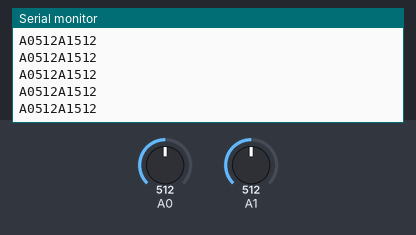
The sketch below on a simulated Arduino Uno, built with avr-gcc and run on an emulated ATmega328P. On the bench: the last lines printed to the serial monitor. Inputs (shaded band) come from the test bench; at power-on: A1 = 512, A0 = 512.

Above: at 1.2 s.
1.3 s: A1 set to 11
At 2.2 s:
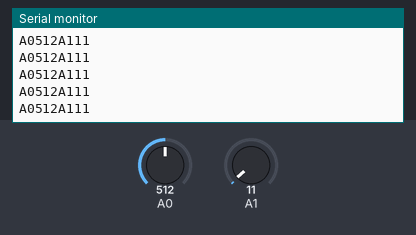
2.8 s: A1 set to 8
At 3.9 s:
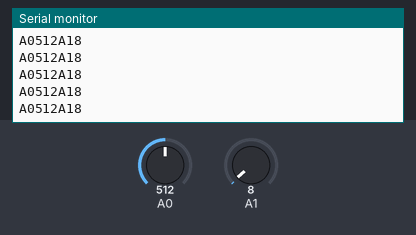
4.3 s: A0 set to 107
At 5.1 s:
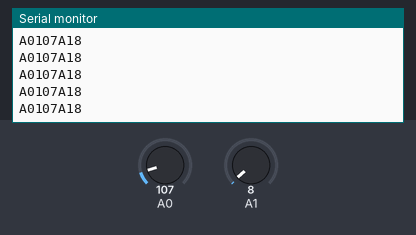
5.8 s: A0 set to 93
At 6.5 s:
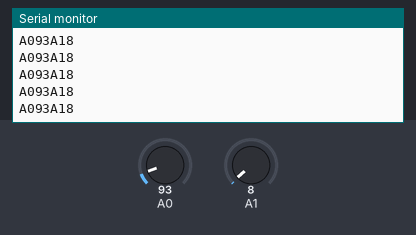
Timing chart, 0 to 8.8 s (numbered marks = the images above; inputs shaded):
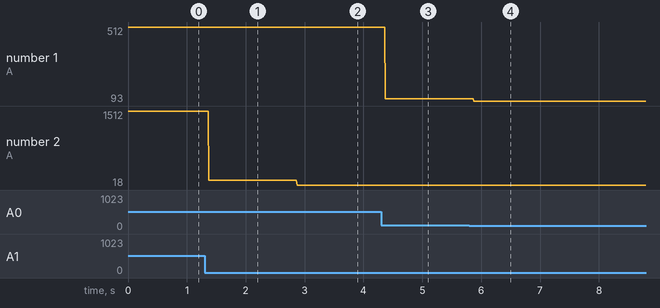

Measured:
- after the input at 1.3 s, the serial monitor: prints a new line after 0.07 s (image 1)
- after the input at 2.8 s, the serial monitor: prints a new line after 0.07 s (image 2)
- after the input at 4.3 s, the serial monitor: prints a new line after 0.07 s (image 3)
- after the input at 5.8 s, the serial monitor: prints a new line after 0.08 s (image 4)
- plotted number 1: 512 → 107 after the input at 4.3 s, 107 → 93 after the input at 5.8 s
- plotted number 2: 1512 → 111 after the input at 1.3 s, 111 → 18 after the input at 2.8 s

The sketch:

sketch_jul01a.ino
```cpp
int dato1 = 0;
int dato2 = 0;
int datos[]={dato1,dato2};

void setup() {
  // put your setup code here, to run once:
Serial.begin (9600);
}

void loop() {
  // put your main code here, to run repeatedly:

dato1 = analogRead(0);
dato2 = analogRead(1);

datos[0]=dato1;
datos[1]=dato2;

Serial.print("A0");
Serial.print(datos[0]);
Serial.print("A1");
Serial.println(datos[1]);


}
```
